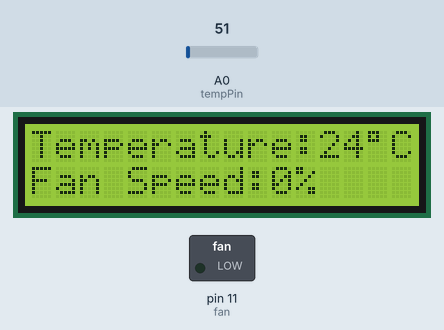
Recording of a sketch running on a simulated Arduino Uno, built with avr-gcc and run on an emulated ATmega328P. Parts: 16×2 character LCD, switched loads named in the sketch (green lamp = pin HIGH). Inputs (shaded band) come from the test bench; at power-on: A0 (tempPin) = 51.

Above: at 3.2 s.
3.3 s: A0 (tempPin) set to 71
At 4.1 s:
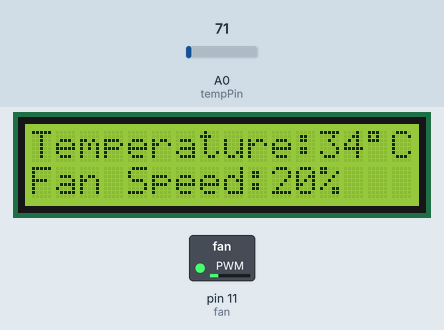
5.0 s: A0 (tempPin) set to 86
At 5.7 s:
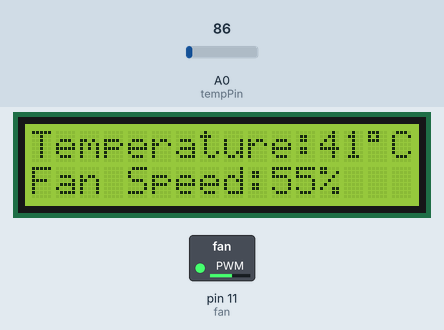
6.6 s: A0 (tempPin) set to 112
At 7.2 s:
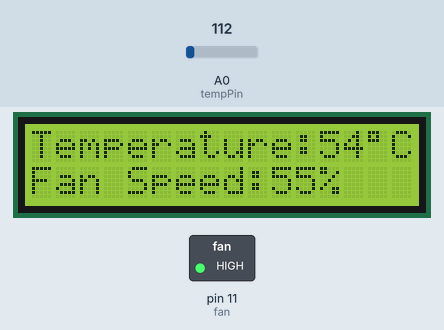
Timing chart, 0 to 9.6 s (numbered marks = the images above; inputs shaded):
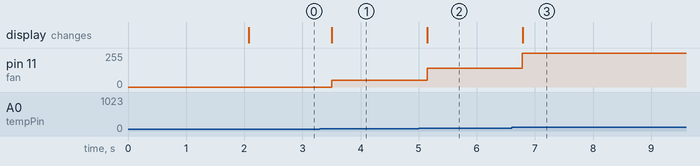

The sketch:

lm35_kod.ino
```cpp
#include <LiquidCrystal.h>
LiquidCrystal lcd(2,3,4,5,6,7);
int tempPin = A0;   // the output pin of LM35
int fan = 11;       // the pin where fan is

int temp;
int tempMin = 30;   // the temperature to start the fan
int tempMax = 50;   // the maximum temperature when fan is at 100%
int fanSpeed;
int fanLCD;

void setup() {
  pinMode(fan, OUTPUT);
  pinMode(tempPin, INPUT);
  lcd.begin(16,2);
  lcd.setCursor(0,0);
  lcd.print(" WELCOME To  My ");
  lcd.setCursor(0,1);
  lcd.print("Channel  YouTube");
  delay(2000);
  lcd.clear();
}

void loop() {
   temp = readTemp();     // get the temperature

   if((temp >= tempMin) && (temp <= tempMax)) {  // if temperature is higher than minimum temp
       fanSpeed = map(temp, tempMin, tempMax, 0, 255); // the actual speed of fan
       fanLCD = map(temp, tempMin, tempMax, 0, 100);  // speed of fan to display on LCD
       analogWrite(fan, fanSpeed);  // spin the fan at the fanSpeed speed
   }

   if(temp < tempMin) {   // if temp is lower than minimum temp
    fanSpeed = 0;      // fan is not spinning
    fanLCD = 0;
    digitalWrite(fan, LOW);
   }

   if(temp > tempMax) {        // if temp is higher than tempMax
    digitalWrite(fan, HIGH);

   } else {                    // else turn of bubber
      }

   lcd.setCursor(0,0);
   lcd.print("Temperature:");
   lcd.print(temp); // display the temperature
   lcd.write(223);
   lcd.print("C  ");

   lcd.setCursor(0,1); // move cursor to next line
   lcd.print("Fan Speed:");
   lcd.print(fanLCD); // display the fan speed
   lcd.print("%   ");
   delay(200);
}

int readTemp() {  // get the temperature and convert it to celsius
  temp = analogRead(tempPin);
  return temp * 0.48828125;
}
```

Measured:
- after the input at 3.3 s, pin 11 (fan): 0/255 → 51/255 after 0.20 s; the display: changes after 0.21 s (image 1)
- after the input at 5.0 s, pin 11 (fan): 51/255 → 140/255 after 0.14 s; the display: changes after 0.15 s (image 2)
- after the input at 6.6 s, pin 11 (fan): 140/255 → 255/255 after 0.19 s; the display: changes after 0.19 s (image 3)
